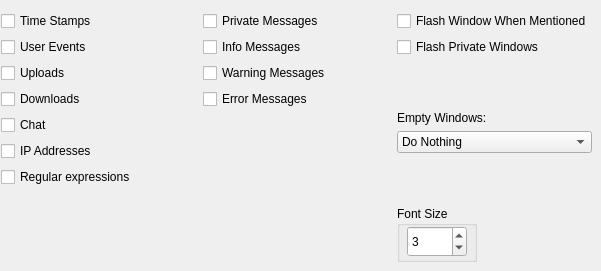
   <widget class="QWidget" name="fDisplay">
    <attribute name="title">
     <string>Display</string>
    </attribute>
    <widget class="QWidget" name="layoutWidget">
     <property name="geometry">
      <rect>
       <x>1</x>
       <y>11</y>
       <width>591</width>
       <height>251</height>
      </rect>
     </property>
     <layout class="QHBoxLayout">
      <item>
       <layout class="QVBoxLayout">
        <property name="spacing">
         <number>6</number>
        </property>
        <property name="margin">
         <number>0</number>
        </property>
        <item>
         <widget class="QCheckBox" name="fTimeStamps">
          <property name="text">
           <string>Time Stamps</string>
          </property>
         </widget>
        </item>
        <item>
         <widget class="QCheckBox" name="fUserEvents">
          <property name="text">
           <string>User Events</string>
          </property>
         </widget>
        </item>
        <item>
         <widget class="QCheckBox" name="fUploads">
          <property name="text">
           <string>Uploads</string>
          </property>
         </widget>
        </item>
        <item>
         <widget class="QCheckBox" name="fDownloads">
          <property name="text">
           <string>Downloads</string>
          </property>
         </widget>
        </item>
        <item>
         <widget class="QCheckBox" name="fChat">
          <property name="text">
           <string>Chat</string>
          </property>
         </widget>
        </item>
        <item>
         <widget class="QCheckBox" name="fIPAddresses">
          <property name="text">
           <string>IP Addresses</string>
          </property>
         </widget>
        </item>
        <item>
         <widget class="QCheckBox" name="fRegexs">
          <property name="text">
           <string>Regular expressions</string>
          </property>
         </widget>
        </item>
        <item>
         <spacer>
          <property name="orientation">
           <enum>Qt::Vertical</enum>
          </property>
          <property name="sizeType">
           <enum>QSizePolicy::Expanding</enum>
          </property>
          <property name="sizeHint" stdset="0">
           <size>
            <width>20</width>
            <height>20</height>
           </size>
          </property>
         </spacer>
        </item>
       </layout>
      </item>
      <item>
       <spacer>
        <property name="orientation">
         <enum>Qt::Horizontal</enum>
        </property>
        <property name="sizeType">
         <enum>QSizePolicy::Expanding</enum>
        </property>
        <property name="sizeHint" stdset="0">
         <size>
          <width>20</width>
          <height>20</height>
         </size>
        </property>
       </spacer>
      </item>
      <item>
       <layout class="QVBoxLayout">
        <property name="spacing">
         <number>6</number>
        </property>
        <property name="margin">
         <number>0</number>
        </property>
        <item>
         <widget class="QCheckBox" name="fPrivate">
          <property name="text">
           <string>Private Messages</string>
          </property>
         </widget>
        </item>
        <item>
         <widget class="QCheckBox" name="fInfo">
          <property name="text">
           <string>Info Messages</string>
          </property>
         </widget>
        </item>
        <item>
         <widget class="QCheckBox" name="fWarning">
          <property name="text">
           <string>Warning Messages</string>
          </property>
         </widget>
        </item>
        <item>
         <widget class="QCheckBox" name="fError">
          <property name="text">
           <string>Error Messages</string>
          </property>
         </widget>
        </item>
        <item>
         <spacer>
          <property name="orientation">
           <enum>Qt::Vertical</enum>
          </property>
          <property name="sizeType">
           <enum>QSizePolicy::Expanding</enum>
          </property>
          <property name="sizeHint" stdset="0">
           <size>
            <width>20</width>
            <height>20</height>
           </size>
          </property>
         </spacer>
        </item>
       </layout>
      </item>
      <item>
       <spacer>
        <property name="orientation">
         <enum>Qt::Horizontal</enum>
        </property>
        <property name="sizeType">
         <enum>QSizePolicy::Expanding</enum>
        </property>
        <property name="sizeHint" stdset="0">
         <size>
          <width>20</width>
          <height>20</height>
         </size>
        </property>
       </spacer>
      </item>
      <item>
       <layout class="QVBoxLayout">
        <item>
         <layout class="QVBoxLayout">
          <property name="spacing">
           <number>6</number>
          </property>
          <property name="margin">
           <number>0</number>
          </property>
          <item>
           <widget class="QCheckBox" name="fFlashMain">
            <property name="text">
             <string>Flash Window When Mentioned</string>
            </property>
           </widget>
          </item>
          <item>
           <widget class="QCheckBox" name="fFlashPrivate">
            <property name="text">
             <string>Flash Private Windows</string>
            </property>
           </widget>
          </item>
         </layout>
        </item>
        <item>
         <spacer>
          <property name="orientation">
           <enum>Qt::Vertical</enum>
          </property>
          <property name="sizeType">
           <enum>QSizePolicy::Expanding</enum>
          </property>
          <property name="sizeHint" stdset="0">
           <size>
            <width>20</width>
            <height>20</height>
           </size>
          </property>
         </spacer>
        </item>
        <item>
         <layout class="QVBoxLayout">
          <property name="spacing">
           <number>6</number>
          </property>
          <property name="margin">
           <number>0</number>
          </property>
          <item>
           <widget class="QLabel" name="TextLabel2_2">
            <property name="text">
             <string>Empty Windows:</string>
            </property>
            <property name="wordWrap">
             <bool>false</bool>
            </property>
           </widget>
          </item>
          <item>
           <widget class="QComboBox" name="fEmptyWindows">
            <item>
             <property name="text">
              <string>Do Nothing</string>
             </property>
            </item>
            <item>
             <property name="text">
              <string>Prompt</string>
             </property>
            </item>
            <item>
             <property name="text">
              <string>Automatically Close</string>
             </property>
            </item>
           </widget>
          </item>
         </layout>
        </item>
        <item>
         <spacer>
          <property name="orientation">
           <enum>Qt::Vertical</enum>
          </property>
          <property name="sizeType">
           <enum>QSizePolicy::Expanding</enum>
          </property>
          <property name="sizeHint" stdset="0">
           <size>
            <width>176</width>
            <height>21</height>
           </size>
          </property>
         </spacer>
        </item>
        <item>
         <layout class="QHBoxLayout">
          <item>
           <widget class="Q3GroupBox" name="GroupBox1">
            <property name="sizePolicy">
             <sizepolicy hsizetype="Preferred" vsizetype="Preferred">
              <horstretch>0</horstretch>
              <verstretch>0</verstretch>
             </sizepolicy>
            </property>
            <property name="minimumSize">
             <size>
              <width>80</width>
              <height>56</height>
             </size>
            </property>
            <property name="title">
             <string>Font Size</string>
            </property>
            <widget class="QSpinBox" name="fFontSize">
             <property name="geometry">
              <rect>
               <x>10</x>
               <y>20</y>
               <width>60</width>
               <height>31</height>
              </rect>
             </property>
             <property name="minimum">
              <number>1</number>
             </property>
             <property name="maximum">
              <number>7</number>
             </property>
             <property name="value">
              <number>3</number>
             </property>
            </widget>
           </widget>
          </item>
          <item>
           <spacer>
            <property name="orientation">
             <enum>Qt::Horizontal</enum>
            </property>
            <property name="sizeType">
             <enum>QSizePolicy::Expanding</enum>
            </property>
            <property name="sizeHint" stdset="0">
             <size>
              <width>81</width>
              <height>20</height>
             </size>
            </property>
           </spacer>
          </item>
         </layout>
        </item>
       </layout>
      </item>
     </layout>
    </widget>
   </widget>
